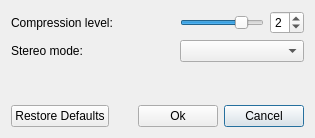
<?xml version="1.0" encoding="UTF-8"?>
<ui version="4.0">
 <class>LameConfigDialog</class>
 <widget class="QDialog" name="LameConfigDialog">
  <property name="geometry">
   <rect>
    <x>0</x>
    <y>0</y>
    <width>315</width>
    <height>138</height>
   </rect>
  </property>
  <property name="windowTitle">
   <string>Configure lame</string>
  </property>
  <property name="windowIcon">
   <iconset theme="configure">
    <normaloff/>
   </iconset>
  </property>
  <layout class="QVBoxLayout" name="verticalLayout">
   <item>
    <layout class="QGridLayout" name="gridLayout" columnstretch="1,0,0">
     <item row="0" column="0">
      <widget class="QLabel" name="label_4">
       <property name="text">
        <string>Compression level:</string>
       </property>
      </widget>
     </item>
     <item row="0" column="1">
      <widget class="QSlider" name="compressionLevelSlider">
       <property name="maximum">
        <number>9</number>
       </property>
       <property name="pageStep">
        <number>1</number>
       </property>
       <property name="value">
        <number>7</number>
       </property>
       <property name="orientation">
        <enum>Qt::Horizontal</enum>
       </property>
      </widget>
     </item>
     <item row="0" column="2">
      <widget class="QSpinBox" name="compressionLevelSpinBox">
       <property name="maximum">
        <number>9</number>
       </property>
       <property name="value">
        <number>2</number>
       </property>
      </widget>
     </item>
     <item row="1" column="0">
      <widget class="QLabel" name="label">
       <property name="text">
        <string>Stereo mode:</string>
       </property>
      </widget>
     </item>
     <item row="1" column="1" colspan="2">
      <widget class="QComboBox" name="stereoModeComboBox"/>
     </item>
    </layout>
   </item>
   <item>
    <spacer name="verticalSpacer">
     <property name="orientation">
      <enum>Qt::Vertical</enum>
     </property>
     <property name="sizeHint" stdset="0">
      <size>
       <width>20</width>
       <height>40</height>
      </size>
     </property>
    </spacer>
   </item>
   <item>
    <layout class="QHBoxLayout" name="horizontalLayout_2">
     <item>
      <widget class="QPushButton" name="defaultsButton">
       <property name="text">
        <string>Restore Defaults</string>
       </property>
       <property name="icon">
        <iconset theme="document-revert">
         <normaloff/>
        </iconset>
       </property>
      </widget>
     </item>
     <item>
      <spacer name="horizontalSpacer">
       <property name="orientation">
        <enum>Qt::Horizontal</enum>
       </property>
       <property name="sizeHint" stdset="0">
        <size>
         <width>40</width>
         <height>20</height>
        </size>
       </property>
      </spacer>
     </item>
     <item>
      <widget class="QPushButton" name="okButton">
       <property name="text">
        <string>Ok</string>
       </property>
       <property name="icon">
        <iconset theme="dialog-ok">
         <normaloff>../../../../../../</normaloff>../../../../../../</iconset>
       </property>
      </widget>
     </item>
     <item>
      <widget class="QPushButton" name="cancelButton">
       <property name="text">
        <string>Cancel</string>
       </property>
       <property name="icon">
        <iconset theme="dialog-close">
         <normaloff>../../../../../../</normaloff>../../../../../../</iconset>
       </property>
       <property name="default">
        <bool>true</bool>
       </property>
      </widget>
     </item>
    </layout>
   </item>
  </layout>
 </widget>
 <resources/>
 <connections/>
</ui>
